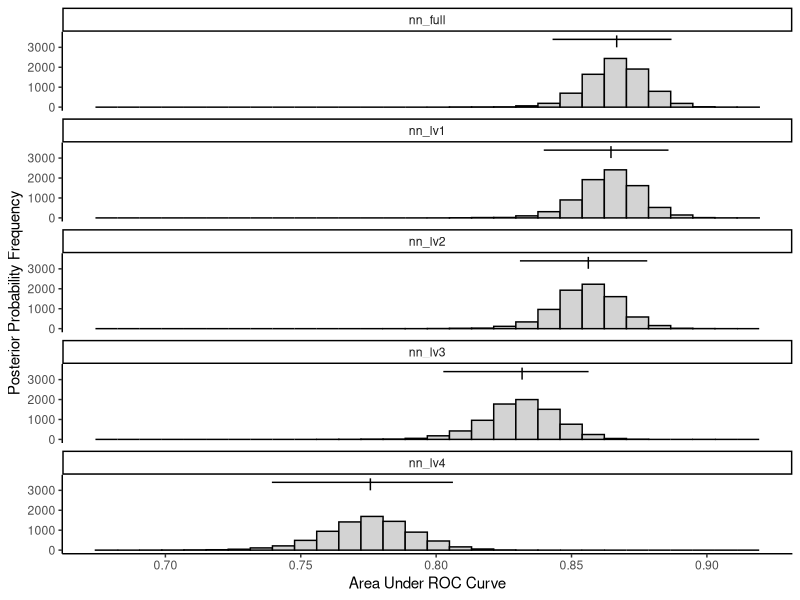

The R source for this figure:
## ---- chunk 1
#| message: false
#| echo: false

library(tidyverse)

aucs <- read_csv(here::here("data/auc_3_x_10.csv"),
                 show_col_types = FALSE)
posteriors <- read_csv(here::here("data/posteriors.csv"),
                       show_col_types = FALSE)
pp_tibble <- read_csv(here::here("data/pp_perf_tibble.csv"),
                       show_col_types = FALSE)
contrasts <- read_csv(here::here("data/contrast.csv"),
                      show_col_types = FALSE)
## ---- chunk 2
#| echo: false

aucs |> 
  group_by(n_repeat) |> 
  summarise(across(xgboost:nn_lv4, ~median(.x))) |> 
  ungroup() |> 
  summarise(across(xgboost:nn_lv4, ~median(.x))) |> 
  glimpse()
## ---- chunk 3
#| echo: false

pp_tibble |> 
  kableExtra::kbl(digits = 3)
## ---- chunk 4
#| echo: false

posteriors |> 
  filter(model != "xgboost") |> 
  mutate(model = factor(model, 
                        levels = c("nn_full", "nn_lv1", "nn_lv2", 
                                   "nn_lv3", "nn_lv4"))) |>
  ggplot() + 
  geom_histogram(aes(x = posterior), fill = "light grey", color = "black", 
                 bins = 30) +
  geom_segment(mapping = aes(y = 3000, yend = 3600, x = pp_median, 
                             xend = pp_median),
               data = subset(pp_tibble, model != "xgboost")) +
  geom_segment(mapping = aes(y = 3400, yend = 3400, x = pp_lower, xend = pp_upper),
                data = subset(pp_tibble, model != "xgboost")) +
  facet_wrap(~model, ncol = 1) +
  ylab("Posterior Probability Frequency") +
  xlab("Area Under ROC Curve") +
  theme_classic() 
## ---- chunk 5
#| echo: false

contrasts |> 
  kableExtra::kbl(digits = 3)
